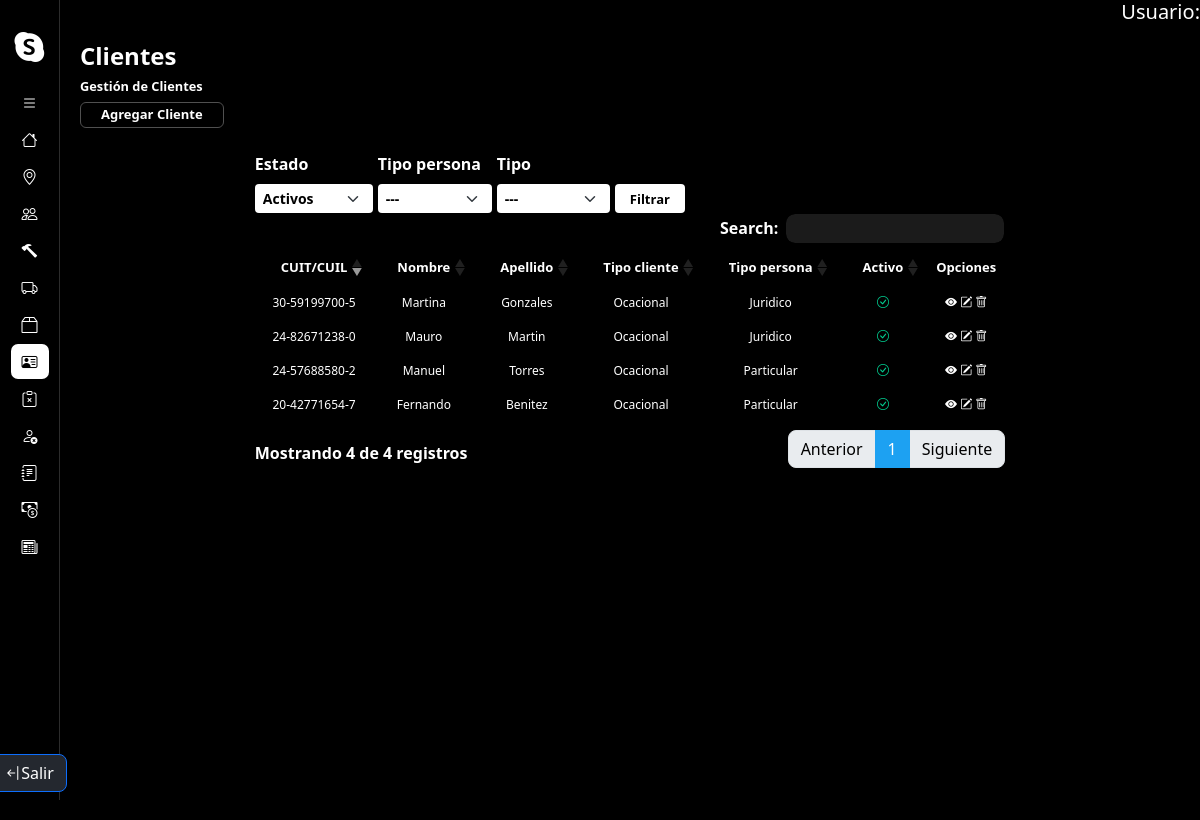
/gestionClientes/ (signed in), run on an earlier commit of the app's database.
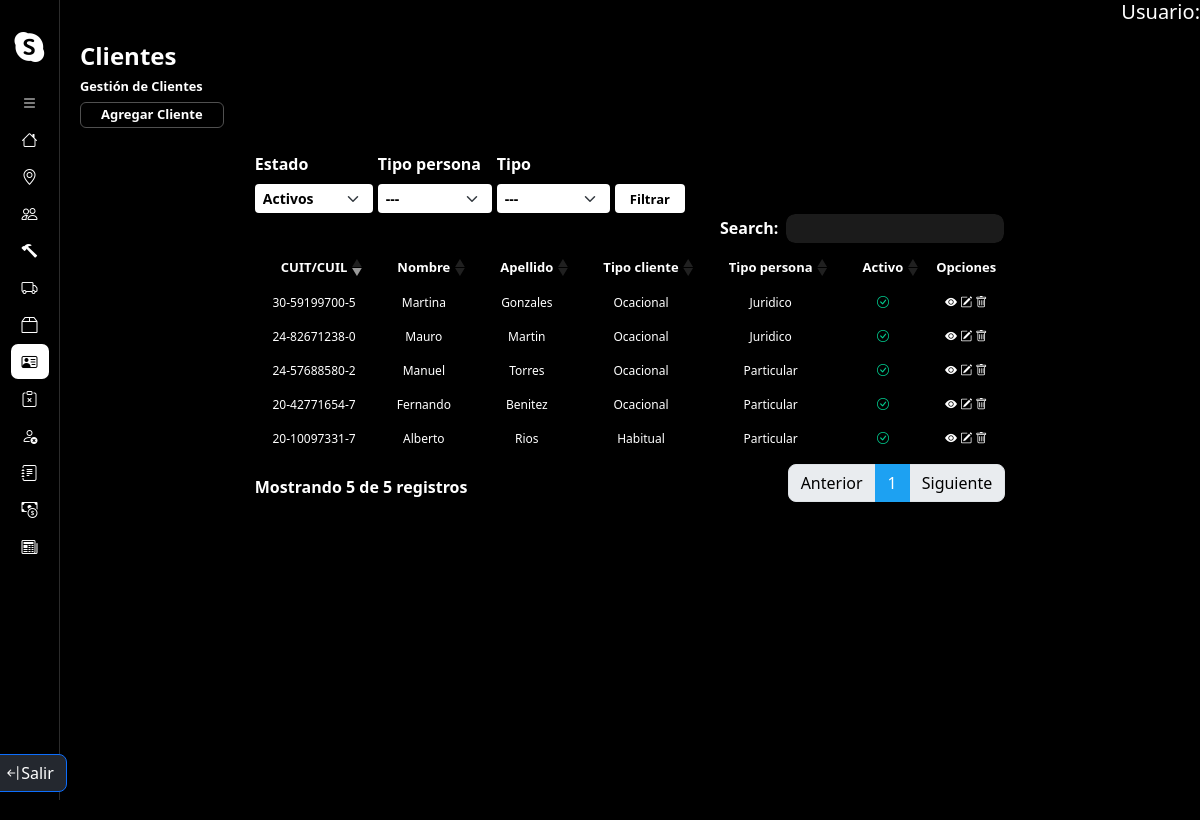
And on a later commit of the database.
### core/models.py (models this page shows)
class Cliente(models.Model):
    TIPO = {
        (1, 'Ocacional'),
        (2, 'Habitual'),
    }
    TIPOPERSONA = {
        (1, 'Particular'),
        (2, 'Juridico')
    }
    nombre = models.CharField(max_length=50)
    apellido = models.CharField(max_length=50)
    direccion = models.CharField(max_length=50)
    tipo = models.PositiveIntegerField(choices=TIPO, default=1)
    tipoPersona = models.PositiveIntegerField(choices=TIPOPERSONA)
    cuil = models.CharField(unique=True,max_length=13)
    telefono =models.CharField(max_length=10)
    email = models.EmailField(max_length=254)
    localidad = models.ForeignKey(Localidad, on_delete=models.DO_NOTHING)
    activo = models.BooleanField(default=True)
    objects = ClienteManager()
    habilitados = ClienteManager(True)
    deshabilitados = ClienteManager(False)
    def getTipo(self):
        return dict(self.TIPO)[self.tipo]
    def getTipoPersona(self):
        return dict(self.TIPOPERSONA)[self.tipoPersona]

### core/views.py (the view)
# urls.py: path('gestionClientes/', gestionClientes.as_view(), name = 'gestionClientes'),
@method_decorator(login_required, name='dispatch')
class gestionClientes(ListView):
    model = Cliente
    template_name = 'cliente/gestionClientes.html'
    context_object_name = 'clientes'
    def get_context_data(self, **kwargs):
        context = super().get_context_data(**kwargs)
        context['form'] = FiltroClientesForm(self.request.GET)
        return context
    def get_queryset(self):
        queryset = Cliente.objects.all()
        estado = self.request.GET.get('estado', '')
        if estado == 'Activos' or not estado:
            queryset = queryset.filter(activo=True)
        elif estado == 'No activos':
            queryset = queryset.filter(activo=False)
        tipo_persona = self.request.GET.get('tipo_persona', '')
        if tipo_persona:
            queryset = queryset.filter(tipoPersona=tipo_persona)
        tipo = self.request.GET.get('tipo', '')
        if tipo:
            queryset = queryset.filter(tipo=tipo)
        return queryset

### core/forms.py
class FiltroClientesForm(forms.Form):
    ESTADOS = [('Activos', 'Activos'), ('No activos', 'No activos'), ('Todos', 'Todos')]
    TIPOS_PERSONA = [('', '---'), ('1', 'Particular'), ('2', 'Juridico')]
    TIPOS = [('', '---'), ('1', 'Ocasional'), ('2', 'Habitual')]
    estado = forms.ChoiceField(choices=ESTADOS, required=False)
    tipo_persona = forms.ChoiceField(choices=TIPOS_PERSONA, required=False)
    tipo = forms.ChoiceField(choices=TIPOS, required=False)
    def __init__(self, *args, **kwargs):
        super(FiltroClientesForm, self).__init__(*args, **kwargs)
        self.helper = FormHelper()
        self.helper.form_method = 'get'
        self.helper.layout = Layout(
            Div(
                Field('estado', css_class='form-select form-select-sm form-select-filter'),
                Field('tipo_persona', css_class='form-select form-select-sm form-select-filter'),
                Field('tipo', css_class='form-select form-select-sm form-select-filter mb-0'),
                Submit('submit', 'Filtrar', css_class='btn-filtrar'),
                css_class='contenedor-select-btn'
            )
        )

### core/templates/cliente/gestionClientes.html (shortened to what this page needs)
{% extends 'layouts/baseGestion.html' %}
{% load static %}
{% load crispy_forms_tags %}
{% block extracss %}{{block.super}}
<link href="{% static 'css/baseGestion.css' %}" rel="stylesheet" />
{% endblock %}
{% block title%}
    <h1>Clientes</h1>
    <h2>Gestión de Clientes</h2>
    <a href="{% url 'altaCliente' %}" class="btn-agregarEntidad">Agregar Cliente</a>
{% endblock %}
{% block listado%}
<div class="container contenedor-tabla-form">
    <div class="container contenedor-filtrados">
        <form method="GET" action="{% url 'gestionClientes' %}">
            {% crispy form %}
        </form>
    </div>
    <div class="container contenedor-tabla">
        <table class="table table-striped table-dark">
            <thead>
                <tr>
                    <th scope="col">CUIT/CUIL</th>
                    <th scope="col">Nombre</th>
                    <th scope="col">Apellido</th>
                    <th scope="col">Tipo cliente</th>
                    <th scope="col">Tipo persona</th>
                    <th scope="col">Activo</th>
                    <th scope="col">Opciones</th>
                </tr>
            </thead>
            <tbody>
                {% for cliente in clientes %}
                    <tr class="fila-tabla">
                        <td scope="row">{{ cliente.cuil }}</td>
                        <td scope="row">{{ cliente.nombre }}</td>
                        <td scope="row">{{ cliente.apellido }}</td>
                        <td scope="row">{{ cliente.getTipo }}</td>
                        <td scope="row">{{ cliente.getTipoPersona }}</td>
                        {% if cliente.activo %}
                            <td scope="row"><i class="bi bi-check-circle"></i></td>
                        {% else %}
                            <td scope="row"><i class="bi bi-x-circle"></i></td>
                        {% endif %}
                        <td scope="row">
                            <button href="{% url 'detalleCliente' cliente.pk %}" class="opcion" type="button"
                                data-url="/gestionClientes/{{cliente.pk}}"
                                data-bs-toggle="offcanvas"
                                data-bs-target="#offcanvasExample"
                                aria-controls="offcanvasExample"><i class="bi bi-eye-fill"></i></button>
                            <a href="{% url 'modificarCliente' cliente.pk %}" class="opcion"><i class="bi bi-pencil-square"></i></i></a>
                            <button href="#" class="opcion"><i class="bi bi-trash"></i></button>
                        </td>
                    </tr>
                {% endfor %}
            </tbody>
        </table>
    </div>
</div>
{% endblock %}

What changed in the data, as far as the page shows it:
added Cliente: cuil "20-10097331-7", nombre "Alberto", apellido "Rios", getTipo "Habitual", getTipoPersona "Particular", activo True (drawn)
Also different on the page:
text written by a page script: "Search: Mostrando 4 de 4 registros Anterior 1 Siguiente" → "Search: Mostrando 5 de 5 registros Anterior 1 Siguiente"
